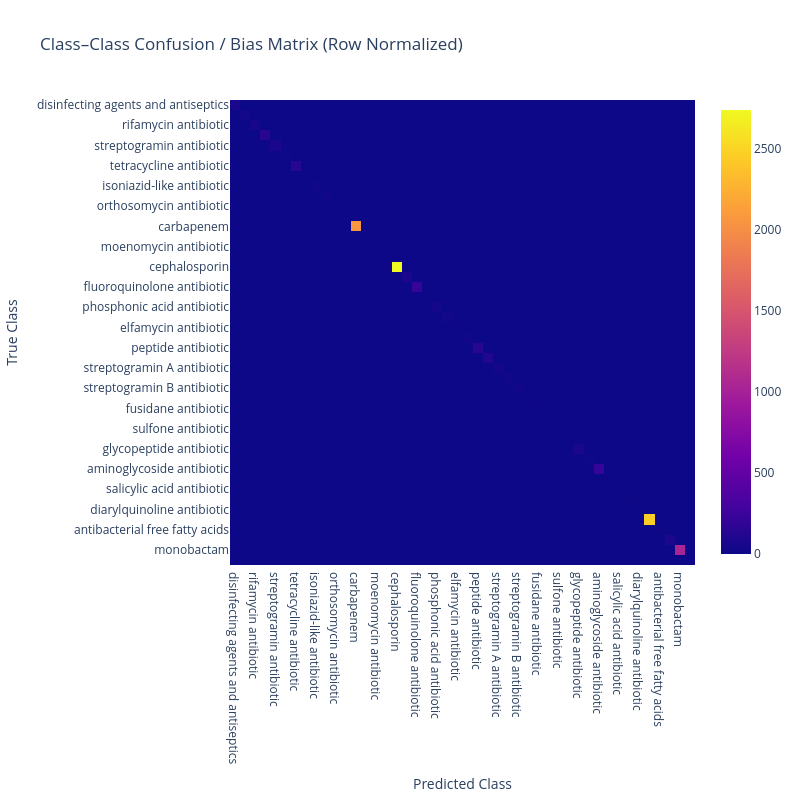

Source (notebook cell):
### Code cell
# What about on training set?
true = stacked_y
pred = (np.column_stack([p[:, 1] for p in classification_head.predict_proba(stacked_x)]) > best_threshold).astype(int)

conf = np.zeros((n_classes, n_classes), dtype=int)

for a in range(n_classes):
    for b in range(n_classes):
        conf[a, b] = np.sum((true[:, a] == 1) & (pred[:, b] == 1))


px.imshow(
    conf,
    x=label_columns,
    y=label_columns,
    labels=dict(x="Predicted Class", y="True Class"),
    title="Class–Class Confusion / Bias Matrix (Row Normalized)",
).update_layout(
    autosize=False,
    width=800,
    height=800,
)

### Figure 1 — Plotly figure (JSON) as saved in the notebook; plotly's stock layout.template omitted (floating-point values rounded to 4 significant figures; data arrays with more than 128 entries replaced by an {"elided": "..."} marker saying what was removed)
{"data": [{"coloraxis": "coloraxis", "hovertemplate": "Predicted Class: %{x}<br>True Class: %{y}<br>color: %{z}<extra></extra>", "name": "0", "type": "heatmap", "x": ["disinfecting agents and antiseptics", "glycylcycline", "rifamycin antibiotic", "macrolide antibiotic", "streptogramin antibiotic", "pyrazine antibiotic", "tetracycline antibiotic", "bicyclomycin-like antibiotic", "isoniazid-like antibiotic", "nitroimidazole antibiotic", "orthosomycin antibiotic", "nitrofuran antibiotic", "carbapenem", "pactamycin-like antibiotic", "moenomycin antibiotic", "cycloserine-like antibiotic", "cephalosporin", "diaminopyrimidine antibiotic", "fluoroquinolone antibiotic", "antibiotic without defined classification", "phosphonic acid antibiotic", "pleuromutilin antibiotic", "elfamycin antibiotic", "nucleoside antibiotic", "peptide antibiotic", "phenicol antibiotic", "streptogramin A antibiotic", "aminocoumarin antibiotic", "streptogramin B antibiotic", "sulfonamide antibiotic", "fusidane antibiotic", "zoliflodacin-like antibiotic", "sulfone antibiotic", "thiosemicarbazone antibiotic", "glycopeptide antibiotic", "oxazolidinone antibiotic", "aminoglycoside antibiotic", "thioamide antibiotic", "salicylic acid antibiotic", "mupirocin-like antibiotic", "diarylquinoline antibiotic", "penicillin beta-lactam", "antibacterial free fatty acids", "lincosamide antibiotic", "monobactam", "polyamine antibiotic"], "xaxis": "x", "y": ["disinfecting agents and antiseptics", "glycylcycline", "rifamycin antibiotic", "macrolide antibiotic", "streptogramin antibiotic", "pyrazine antibiotic", "tetracycline antibiotic", "bicyclomycin-like antibiotic", "isoniazid-like antibiotic", "nitroimidazole antibiotic", "orthosomycin antibiotic", "nitrofuran antibiotic", "carbapenem", "pactamycin-like antibiotic", "moenomycin antibiotic", "cycloserine-like antibiotic", "cephalosporin", "diaminopyrimidine antibiotic", "fluoroquinolone antibiotic", "antibiotic without defined classification", "phosphonic acid antibiotic", "pleuromutilin antibiotic", "elfamycin antibiotic", "nucleoside antibiotic", "peptide antibiotic", "phenicol antibiotic", "streptogramin A antibiotic", "aminocoumarin antibiotic", "streptogramin B antibiotic", "sulfonamide antibiotic", "fusidane antibiotic", "zoliflodacin-like antibiotic", "sulfone antibiotic", "thiosemicarbazone antibiotic", "glycopeptide antibiotic", "oxazolidinone antibiotic", "aminoglycoside antibiotic", "thioamide antibiotic", "salicylic acid antibiotic", "mupirocin-like antibiotic", "diarylquinoline antibiotic", "penicillin beta-lactam", "antibacterial free fatty acids", "lincosamide antibiotic", "monobactam", "polyamine antibiotic"], "yaxis": "y", "z": {"elided": "46x46 int values"}}], "layout": {"autosize": false, "coloraxis": {"colorscale": [[0, "#0d0887"], [0.1111, "#46039f"], [0.2222, "#7201a8"], [0.3333, "#9c179e"], [0.4444, "#bd3786"], [0.5556, "#d8576b"], [0.6667, "#ed7953"], [0.7778, "#fb9f3a"], [0.8889, "#fdca26"], [1, "#f0f921"]]}, "height": 800, "title": {"text": "Class–Class Confusion / Bias Matrix (Row Normalized)"}, "width": 800, "xaxis": {"anchor": "y", "constrain": "domain", "domain": [0, 1], "scaleanchor": "y", "title": {"text": "Predicted Class"}}, "yaxis": {"anchor": "x", "autorange": "reversed", "constrain": "domain", "domain": [0, 1], "title": {"text": "True Class"}}}}
